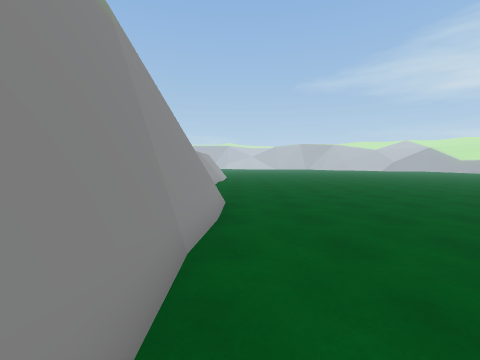
View 1 (above)

17 first-person views from a walk through a Unity game level. The camera is 1.4 m above the floor, tilts 4° down and sees 90° across. The floor is counted in squares, 1 m on a side. Each view is taken from the middle of a square. On the plan, view 1 faces up. The plan holds only what a view shows up to about 13 squares ahead; the rest is blank. The place goes on beyond the plan. The player character is not drawn.

View 2
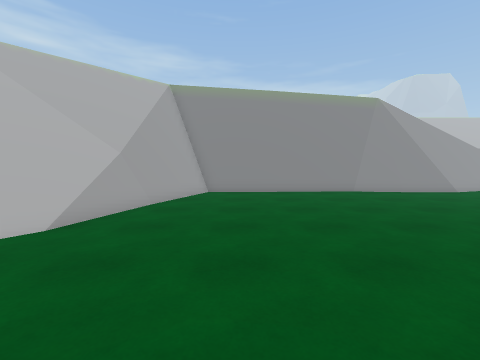

View 3
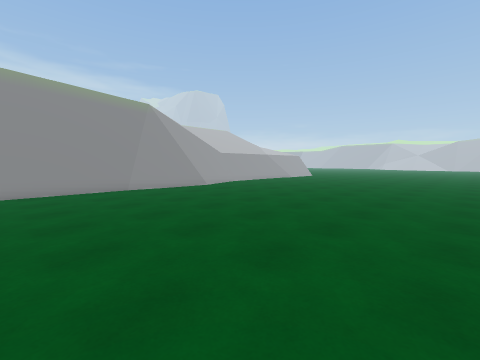

View 4
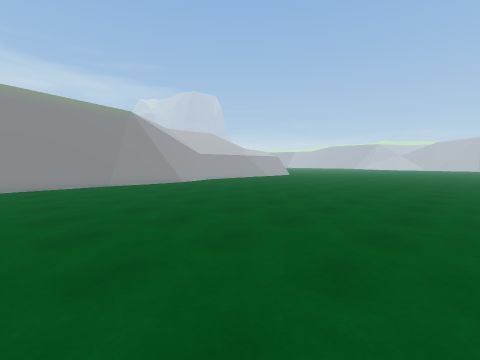

View 5
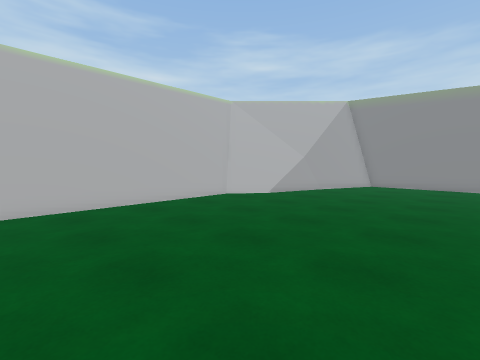

View 6
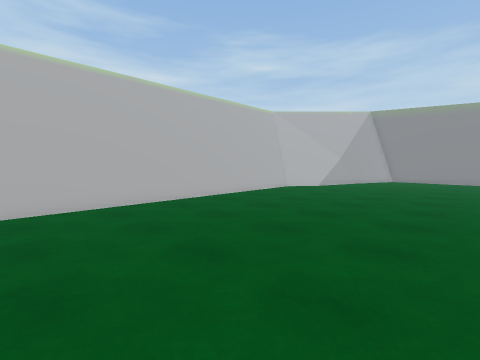

View 7
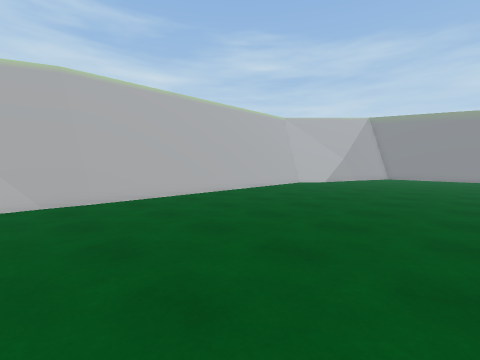

View 8
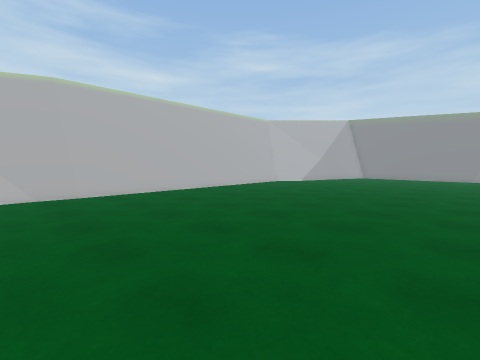

View 9
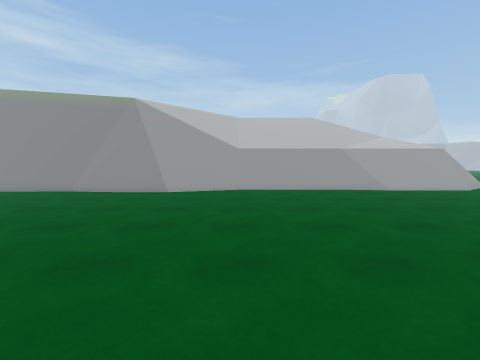

View 10
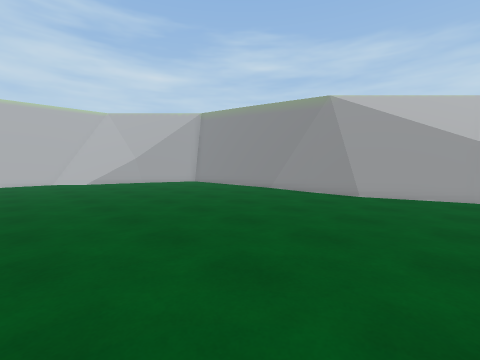

View 11
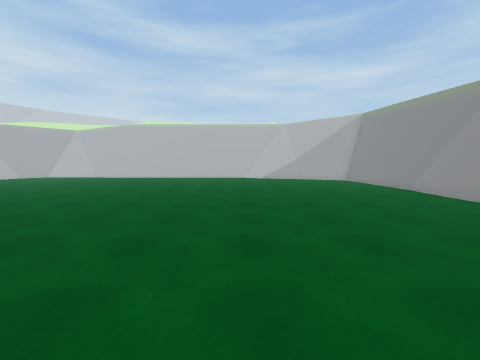

View 12
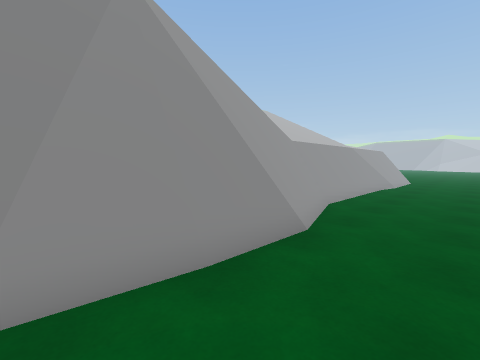

View 13
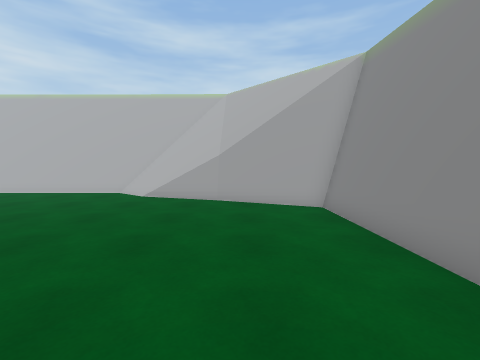

View 14
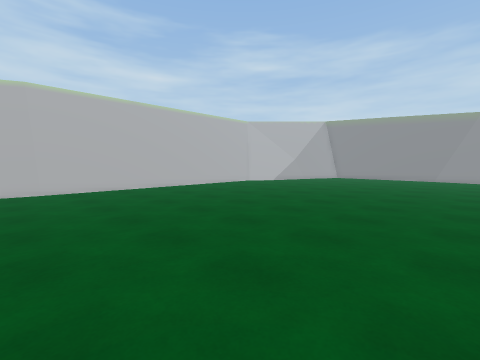

View 15
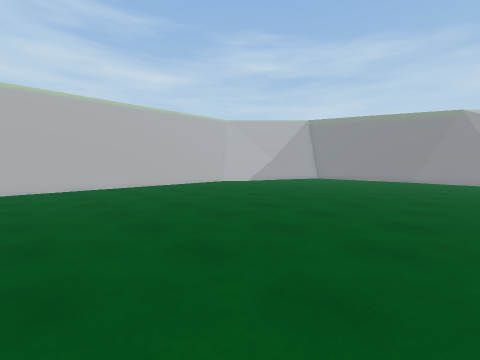

View 16
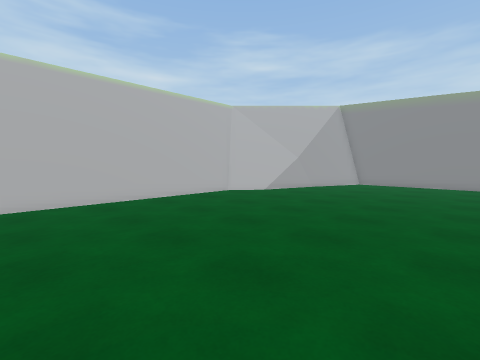

View 17
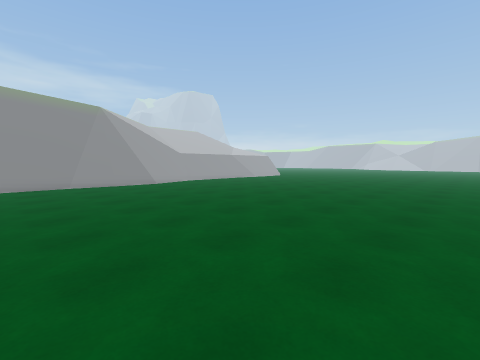

### Floor plan
Points are (right, up) in squares from view 1. A wall is a line through its corners. A room is listed if a view was taken in it or the views show most of it. See-through windows are left out.
Room 1 (views 1, 2, 3, 4, 5, 6, 7, 8, 9, 10, 11, 12, 13, 14, 15, 16, 17)
walls: (-1, 6) (-1.2, 3.9); (-1.2, 8.1) (-1.2, 5.8); (-1.2, 6) (-1.4, 4.2); (19, -8) (20.9, -8); (-1.1, 4.1) (-0.9, -4); (-1.3, 4.3) (-1, -4); (-1.4, 4.4) (-1.2, -4.2) (0.9, -5.1); (19, -8.4) (20.9, -8.4); (20.7, -8) (23.1, -8.2); (20.7, -8.2) (23.1, -8.4); (-2.1, 10.4) (-1.2, 7.7); (20.7, -8.4) (22, -8.5); (-2.4, 11.4) (-2.3, 10.9); (-2.4, 11.9) (-1.1, 7.9); (6.9, -8) (10.1, -8); (6.5, -8.4) (10.1, -8.4); (1.1, -5.2) (1.8, -5.5); (-0.8, -3.9) (4.6, -6.1); (-2.2, 17.9) (-2.2, 11.9); (-0.8, -4.1) (2.8, -5.6)
low walls: (-0.7, 6) (-1, 3.7); (-0.7, 3.7) (-0.8, -4.1); (-1.3, 10.6) (-0.7, 8.5) (-0.7, 5.8); (20.8, -7.6) (22.7, -7.8); (20.8, -7.8) (22.8, -8); (21.7, -7.5) (22.4, -7.6); (22.3, -7.5) (23.1, -7.5); (7.4, -7.5) (20.9, -7.5); (-1.8, 12) (-1.4, 10.9); (22.4, -7.8) (23.1, -7.8); (-2.1, 12) (-0.8, 8.2) (-0.9, 5.8); (7, -7.8) (20.9, -7.8); (-0.7, -3.6) (3, -5.2); (-1.9, 17.9) (-1.9, 11.9); (-0.8, -4) (5.5, -6); (-1.6, 21.6) (-1.6, 19.4) (-1.9, 17.8); (-1.8, 21.6) (-1.7, 19.3); (-1.9, 21.5) (-1.9, 19); (-1.9, 21.5) (-1.7, 11.9)
ways out: opening at (6, -7)

Where each view was taken, in squares from view 1:
view 1: 0 up, 0 right, facing up
view 2: 2 down, 11 right, facing left
view 3: 1 down, 12 right, facing up-left
view 4: 1 down, 15 right, facing up-left
view 5: 1 up, 15 right, facing down-left
view 6: 1 up, 20 right, facing down-left
view 7: 2 up, 23 right, facing down-left
view 8: 4 up, 23 right, facing down-left
view 9: 12 up, 11 right, facing left
view 10: 12 up, 10 right, facing down-left
view 11: 16 up, 8 right, facing down
view 12: 4 up, 2 right, facing up-left
view 13: 4 up, 2 right, facing down
view 14: 6 up, 22 right, facing down-left
view 15: 7 up, 20 right, facing down-left
view 16: 2 up, 16 right, facing down-left
view 17: 1 up, 15 right, facing up-left
